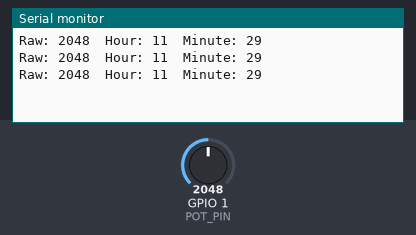
A sketch run on a simulated ESP32. Parts: the last lines printed to the serial monitor. The inputs (shaded band) are chosen by the test bench; at power-on: GPIO 1 (POT_PIN) = 2048.

Above: at 1.3 s.
1.4 s: GPIO 1 (POT_PIN) set to 2866
At 1.9 s:
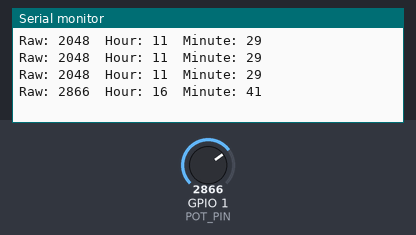
2.9 s: GPIO 1 (POT_PIN) set to 3603
At 3.4 s:
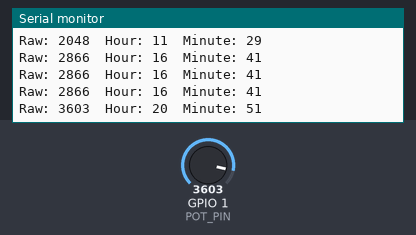
Timing chart, 0 to 5.9 s (numbered marks = the images above; inputs shaded):
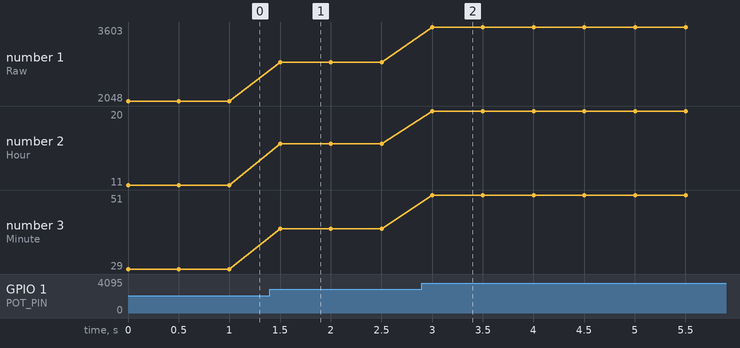

Measured:
- after the input at 1.4 s, the serial monitor: prints a new line after 0.10 s (image 1)
- after the input at 2.9 s, the serial monitor: prints a new line after 0.10 s (image 2)
- plotted number 1: 2048 → 2866 after the input at 1.4 s, 2866 → 3603 after the input at 2.9 s
- plotted number 2: 11 → 16 after the input at 1.4 s, 16 → 20 after the input at 2.9 s
- plotted number 3: 29 → 41 after the input at 1.4 s, 41 → 51 after the input at 2.9 s

The sketch:

Pot_Test.ino
```cpp
#include <Arduino.h>

#define POT_PIN 1

void setup() {
  Serial.begin(115200);
}

void loop() {
  int potValue = analogRead(POT_PIN);
  int mappedHour = map(potValue, 0, 4095, 0, 23);
  int mappedMinute = map(potValue, 0, 4095, 0, 59);
  Serial.printf("Raw: %d  Hour: %d  Minute: %d\n", potValue, mappedHour, mappedMinute);
  delay(500);
}
```
